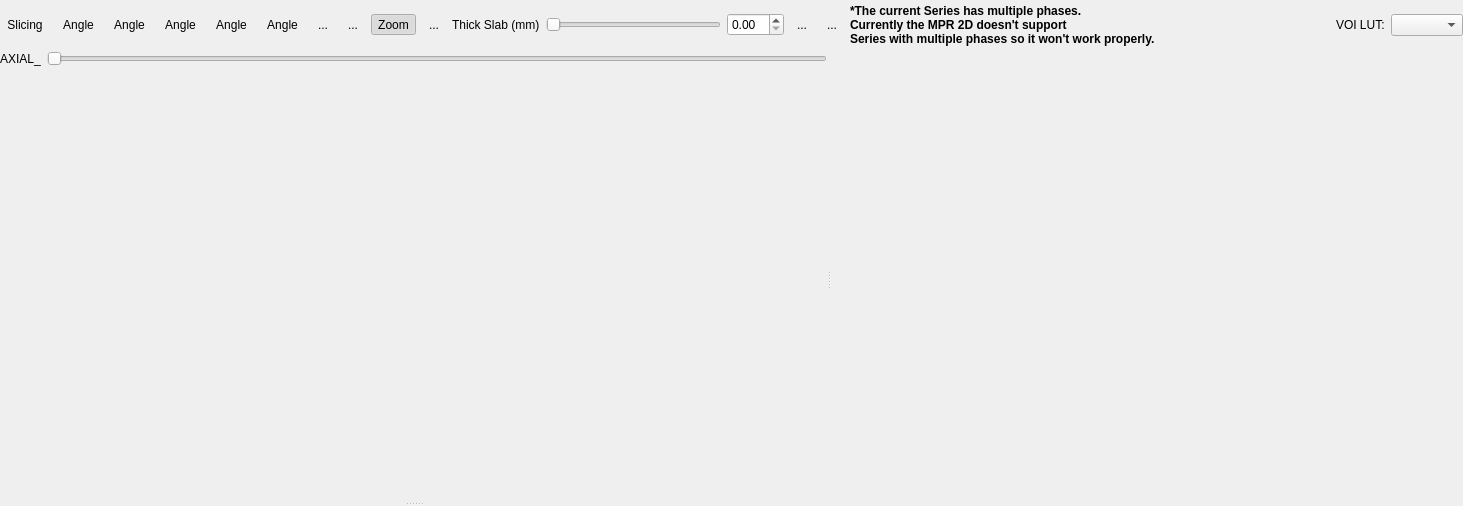
<?xml version="1.0" encoding="UTF-8"?>
<ui version="4.0">
 <class>QMPRExtensionBase</class>
 <widget class="QWidget" name="QMPRExtensionBase">
  <property name="geometry">
   <rect>
    <x>0</x>
    <y>0</y>
    <width>1463</width>
    <height>506</height>
   </rect>
  </property>
  <property name="windowTitle">
   <string>Form1</string>
  </property>
  <layout class="QVBoxLayout">
   <property name="spacing">
    <number>1</number>
   </property>
   <property name="leftMargin">
    <number>0</number>
   </property>
   <property name="topMargin">
    <number>0</number>
   </property>
   <property name="rightMargin">
    <number>0</number>
   </property>
   <property name="bottomMargin">
    <number>0</number>
   </property>
   <item>
    <layout class="QHBoxLayout">
     <property name="spacing">
      <number>6</number>
     </property>
     <property name="leftMargin">
      <number>0</number>
     </property>
     <property name="topMargin">
      <number>0</number>
     </property>
     <property name="rightMargin">
      <number>0</number>
     </property>
     <property name="bottomMargin">
      <number>0</number>
     </property>
     <item>
      <widget class="QToolButton" name="m_slicingToolButton">
       <property name="text">
        <string>Slicing</string>
       </property>
       <property name="icon">
        <iconset resource="../../../main/main.qrc">
         <normaloff>:/images/icons/layer-previous.svg</normaloff>:/images/icons/layer-previous.svg</iconset>
       </property>
       <property name="iconSize">
        <size>
         <width>32</width>
         <height>32</height>
        </size>
       </property>
       <property name="checkable">
        <bool>true</bool>
       </property>
       <property name="toolButtonStyle">
        <enum>Qt::ToolButtonTextUnderIcon</enum>
       </property>
       <property name="autoRaise">
        <bool>true</bool>
       </property>
      </widget>
     </item>
     <item>
      <widget class="QToolButton" name="m_zoomToolButton">
       <property name="text">
        <string>Angle</string>
       </property>
       <property name="icon">
        <iconset resource="../../../main/main.qrc">
         <normaloff>:/images/icons/edit-find.svg</normaloff>:/images/icons/edit-find.svg</iconset>
       </property>
       <property name="iconSize">
        <size>
         <width>32</width>
         <height>32</height>
        </size>
       </property>
       <property name="checkable">
        <bool>true</bool>
       </property>
       <property name="toolButtonStyle">
        <enum>Qt::ToolButtonTextUnderIcon</enum>
       </property>
       <property name="autoRaise">
        <bool>true</bool>
       </property>
      </widget>
     </item>
     <item>
      <widget class="QToolButton" name="m_ROIToolButton">
       <property name="text">
        <string>Angle</string>
       </property>
       <property name="icon">
        <iconset resource="../../../main/main.qrc">
         <normaloff>:/images/icons/draw-polyline.svg</normaloff>:/images/icons/draw-polyline.svg</iconset>
       </property>
       <property name="iconSize">
        <size>
         <width>32</width>
         <height>32</height>
        </size>
       </property>
       <property name="toolButtonStyle">
        <enum>Qt::ToolButtonTextUnderIcon</enum>
       </property>
       <property name="autoRaise">
        <bool>true</bool>
       </property>
      </widget>
     </item>
     <item>
      <widget class="QToolButton" name="m_distanceToolButton">
       <property name="text">
        <string>Angle</string>
       </property>
       <property name="icon">
        <iconset>
         <normaloff>:/images/icons/tool-measure.svg</normaloff>:/images/icons/tool-measure.svg</iconset>
       </property>
       <property name="iconSize">
        <size>
         <width>32</width>
         <height>32</height>
        </size>
       </property>
       <property name="checkable">
        <bool>true</bool>
       </property>
       <property name="toolButtonStyle">
        <enum>Qt::ToolButtonTextUnderIcon</enum>
       </property>
       <property name="autoRaise">
        <bool>true</bool>
       </property>
      </widget>
     </item>
     <item>
      <widget class="QToolButton" name="m_angleToolButton">
       <property name="text">
        <string>Angle</string>
       </property>
       <property name="icon">
        <iconset resource="../../../main/main.qrc">
         <normaloff>:/images/icons/measure-angle.svg</normaloff>:/images/icons/measure-angle.svg</iconset>
       </property>
       <property name="iconSize">
        <size>
         <width>32</width>
         <height>32</height>
        </size>
       </property>
       <property name="checkable">
        <bool>true</bool>
       </property>
       <property name="toolButtonStyle">
        <enum>Qt::ToolButtonTextUnderIcon</enum>
       </property>
       <property name="autoRaise">
        <bool>true</bool>
       </property>
      </widget>
     </item>
     <item>
      <widget class="QToolButton" name="m_eraserToolButton">
       <property name="text">
        <string>Angle</string>
       </property>
       <property name="icon">
        <iconset resource="../../../main/main.qrc">
         <normaloff>:/images/icons/draw-eraser.svg</normaloff>:/images/icons/draw-eraser.svg</iconset>
       </property>
       <property name="iconSize">
        <size>
         <width>32</width>
         <height>32</height>
        </size>
       </property>
       <property name="toolButtonStyle">
        <enum>Qt::ToolButtonTextUnderIcon</enum>
       </property>
       <property name="autoRaise">
        <bool>true</bool>
       </property>
      </widget>
     </item>
     <item>
      <widget class="QToolButton" name="m_screenShotToolButton">
       <property name="text">
        <string>...</string>
       </property>
       <property name="icon">
        <iconset resource="../../../main/main.qrc">
         <normaloff>:/images/icons/camera-photo.svg</normaloff>:/images/icons/camera-photo.svg</iconset>
       </property>
       <property name="iconSize">
        <size>
         <width>32</width>
         <height>32</height>
        </size>
       </property>
       <property name="autoRaise">
        <bool>true</bool>
       </property>
      </widget>
     </item>
     <item>
      <widget class="QToolButton" name="m_screenshotsExporterToolButton">
       <property name="text">
        <string>...</string>
       </property>
       <property name="icon">
        <iconset resource="../../../main/main.qrc">
         <normaloff>:/images/icons/upload-media.svg</normaloff>:/images/icons/upload-media.svg</iconset>
       </property>
       <property name="iconSize">
        <size>
         <width>32</width>
         <height>32</height>
        </size>
       </property>
       <property name="autoRaise">
        <bool>true</bool>
       </property>
      </widget>
     </item>
     <item>
      <widget class="QToolButton" name="m_viewerInformationToolButton">
       <property name="text">
        <string>Zoom</string>
       </property>
       <property name="icon">
        <iconset resource="../../../main/main.qrc">
         <normaloff>:/images/icons/annotations.svg</normaloff>:/images/icons/annotations.svg</iconset>
       </property>
       <property name="iconSize">
        <size>
         <width>32</width>
         <height>32</height>
        </size>
       </property>
       <property name="checkable">
        <bool>true</bool>
       </property>
       <property name="checked">
        <bool>true</bool>
       </property>
       <property name="autoRaise">
        <bool>true</bool>
       </property>
      </widget>
     </item>
     <item>
      <widget class="QToolButton" name="m_voxelInformationToolButton">
       <property name="text">
        <string>...</string>
       </property>
       <property name="icon">
        <iconset resource="../../../main/main.qrc">
         <normaloff>:/images/icons/edit-select.svg</normaloff>:/images/icons/edit-select.svg</iconset>
       </property>
       <property name="iconSize">
        <size>
         <width>32</width>
         <height>32</height>
        </size>
       </property>
       <property name="checkable">
        <bool>true</bool>
       </property>
       <property name="autoRaise">
        <bool>true</bool>
       </property>
      </widget>
     </item>
     <item>
      <widget class="QLabel" name="m_thickSlabLabel">
       <property name="text">
        <string>Thick Slab (mm)</string>
       </property>
      </widget>
     </item>
     <item>
      <widget class="QSlider" name="m_thickSlabSlider">
       <property name="orientation">
        <enum>Qt::Horizontal</enum>
       </property>
       <property name="tickPosition">
        <enum>QSlider::NoTicks</enum>
       </property>
       <property name="tickInterval">
        <number>0</number>
       </property>
      </widget>
     </item>
     <item>
      <widget class="QDoubleSpinBox" name="m_thickSlabSpinBox"/>
     </item>
     <item>
      <widget class="QToolButton" name="m_mipToolButton">
       <property name="text">
        <string>...</string>
       </property>
       <property name="iconSize">
        <size>
         <width>32</width>
         <height>32</height>
        </size>
       </property>
       <property name="checkable">
        <bool>true</bool>
       </property>
       <property name="autoRaise">
        <bool>true</bool>
       </property>
      </widget>
     </item>
     <item>
      <widget class="QToolButton" name="m_horizontalLayoutToolButton">
       <property name="text">
        <string>...</string>
       </property>
       <property name="iconSize">
        <size>
         <width>32</width>
         <height>32</height>
        </size>
       </property>
       <property name="checkable">
        <bool>false</bool>
       </property>
       <property name="autoRaise">
        <bool>true</bool>
       </property>
      </widget>
     </item>
     <item>
      <widget class="QLabel" name="m_phasesAlertLabel">
       <property name="font">
        <font>
         <weight>75</weight>
         <bold>true</bold>
        </font>
       </property>
       <property name="frameShape">
        <enum>QFrame::NoFrame</enum>
       </property>
       <property name="text">
        <string>*The current Series has multiple phases. 
Currently the MPR 2D doesn't support 
Series with multiple phases so it won't work properly.</string>
       </property>
      </widget>
     </item>
     <item>
      <spacer>
       <property name="orientation">
        <enum>Qt::Horizontal</enum>
       </property>
       <property name="sizeHint" stdset="0">
        <size>
         <width>91</width>
         <height>50</height>
        </size>
       </property>
      </spacer>
     </item>
     <item>
      <layout class="QHBoxLayout">
       <property name="spacing">
        <number>6</number>
       </property>
       <property name="leftMargin">
        <number>0</number>
       </property>
       <property name="topMargin">
        <number>0</number>
       </property>
       <property name="rightMargin">
        <number>0</number>
       </property>
       <property name="bottomMargin">
        <number>0</number>
       </property>
       <item>
        <widget class="QLabel" name="label">
         <property name="text">
          <string>VOI LUT:</string>
         </property>
        </widget>
       </item>
       <item>
        <widget class="udg::QVoiLutComboBox" name="m_voiLutComboBox"/>
       </item>
      </layout>
     </item>
    </layout>
   </item>
   <item>
    <widget class="QSplitter" name="m_horizontalSplitter">
     <property name="orientation">
      <enum>Qt::Horizontal</enum>
     </property>
     <widget class="QSplitter" name="m_verticalSplitter">
      <property name="orientation">
       <enum>Qt::Vertical</enum>
      </property>
      <widget class="QWidget" name="layout4">
       <layout class="QVBoxLayout">
        <property name="spacing">
         <number>6</number>
        </property>
        <property name="leftMargin">
         <number>0</number>
        </property>
        <property name="topMargin">
         <number>0</number>
        </property>
        <property name="rightMargin">
         <number>0</number>
        </property>
        <property name="bottomMargin">
         <number>0</number>
        </property>
        <item>
         <layout class="QHBoxLayout">
          <property name="spacing">
           <number>6</number>
          </property>
          <property name="leftMargin">
           <number>0</number>
          </property>
          <property name="topMargin">
           <number>0</number>
          </property>
          <property name="rightMargin">
           <number>0</number>
          </property>
          <property name="bottomMargin">
           <number>0</number>
          </property>
          <item>
           <widget class="QLabel" name="m_projectionLabel">
            <property name="text">
             <string>AXIAL_</string>
            </property>
           </widget>
          </item>
          <item>
           <widget class="QSlider" name="m_axialSlider">
            <property name="autoFillBackground">
             <bool>false</bool>
            </property>
            <property name="maximum">
             <number>0</number>
            </property>
            <property name="orientation">
             <enum>Qt::Horizontal</enum>
            </property>
            <property name="tickPosition">
             <enum>QSlider::NoTicks</enum>
            </property>
            <property name="tickInterval">
             <number>0</number>
            </property>
           </widget>
          </item>
         </layout>
        </item>
        <item>
         <widget class="udg::Q2DViewer" name="m_axial2DView" native="true">
          <property name="sizePolicy">
           <sizepolicy hsizetype="Expanding" vsizetype="Expanding">
            <horstretch>0</horstretch>
            <verstretch>0</verstretch>
           </sizepolicy>
          </property>
         </widget>
        </item>
       </layout>
      </widget>
      <widget class="QWidget" name="layout9">
       <layout class="QVBoxLayout">
        <property name="spacing">
         <number>6</number>
        </property>
        <property name="leftMargin">
         <number>0</number>
        </property>
        <property name="topMargin">
         <number>0</number>
        </property>
        <property name="rightMargin">
         <number>0</number>
        </property>
        <property name="bottomMargin">
         <number>0</number>
        </property>
        <item>
         <widget class="udg::Q2DViewer" name="m_sagital2DView" native="true">
          <property name="sizePolicy">
           <sizepolicy hsizetype="Expanding" vsizetype="Expanding">
            <horstretch>0</horstretch>
            <verstretch>0</verstretch>
           </sizepolicy>
          </property>
         </widget>
        </item>
       </layout>
      </widget>
     </widget>
     <widget class="udg::Q2DViewer" name="m_coronal2DView" native="true">
      <property name="sizePolicy">
       <sizepolicy hsizetype="Expanding" vsizetype="Expanding">
        <horstretch>0</horstretch>
        <verstretch>0</verstretch>
       </sizepolicy>
      </property>
     </widget>
    </widget>
   </item>
  </layout>
 </widget>
 <layoutdefault spacing="6" margin="11"/>
 <customwidgets>
  <customwidget>
   <class>udg::Q2DViewer</class>
   <extends>QWidget</extends>
   <header>q2dviewer.h</header>
  </customwidget>
  <customwidget>
   <class>udg::QVoiLutComboBox</class>
   <extends>QComboBox</extends>
   <header>qvoilutcombobox.h</header>
  </customwidget>
 </customwidgets>
 <resources>
  <include location="../../../main/main.qrc"/>
  <include location="../../../main/main.qrc"/>
 </resources>
 <connections/>
</ui>
